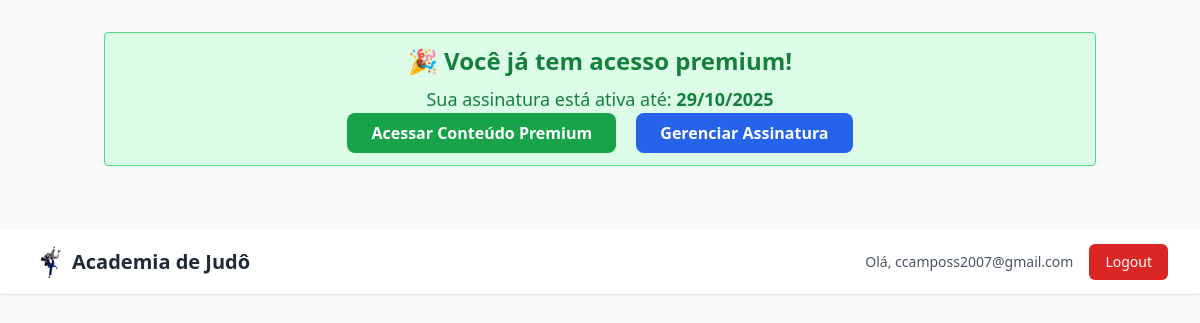
Page /payments/planos/ (signed in) on the earlier database version.
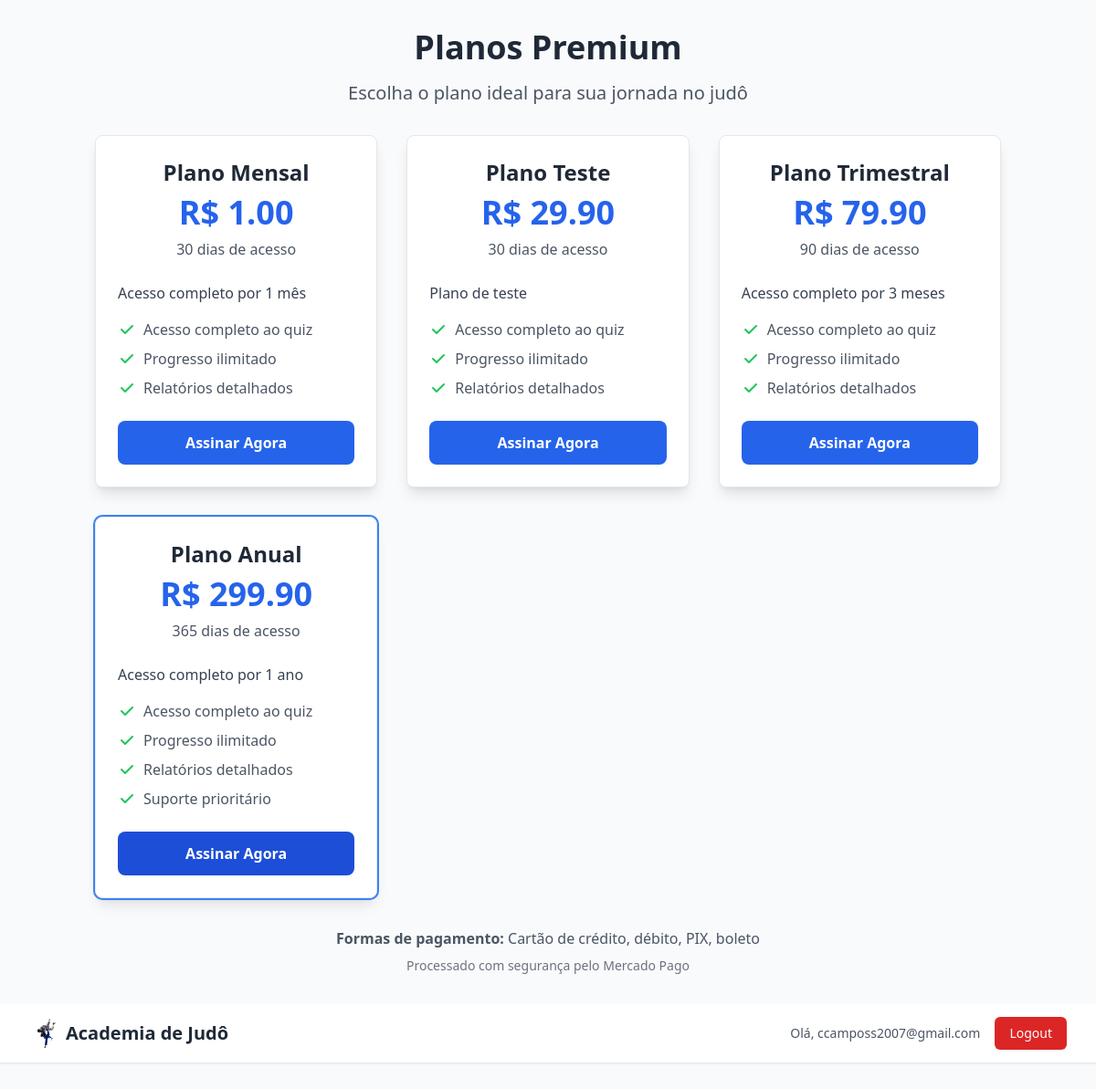
Same page on the later database version.
### payments/models.py (models this page shows, shortened)
class Assinatura(models.Model):
    STATUS_CHOICES = [
        ('ativa', 'Ativa'),
        ('cancelada', 'Cancelada'),
        ('expirada', 'Expirada'),
        ('suspensa', 'Suspensa'),
    ]
    usuario = models.ForeignKey(User, on_delete=models.CASCADE, related_name='assinaturas')
    plano = models.ForeignKey(PlanoPremium, on_delete=models.CASCADE)
    status = models.CharField(max_length=20, choices=STATUS_CHOICES, default='ativa')
    data_inicio = models.DateTimeField(verbose_name="Data de início")
    data_vencimento = models.DateTimeField(verbose_name="Data de vencimento")
    data_cancelamento = models.DateTimeField(null=True, blank=True, verbose_name="Data de cancelamento")
    subscription_id = models.CharField(max_length=100, null=True, blank=True, verbose_name="ID da Assinatura MP")
    external_reference = models.UUIDField(default=uuid.uuid4, unique=True, verbose_name="Referência externa")
    ativo = models.BooleanField(default=True)
    data_criacao = models.DateTimeField(auto_now_add=True)
    data_atualizacao = models.DateTimeField(auto_now=True)
    class Meta:
        verbose_name = "Assinatura"
        verbose_name_plural = "Assinaturas"

class PlanoPremium(models.Model):
    nome = models.CharField(max_length=100, verbose_name="Nome do plano")
    descricao = models.TextField(verbose_name="Descrição")
    preco = models.DecimalField(max_digits=10, decimal_places=2, verbose_name="Preço")
    duracao_dias = models.PositiveIntegerField(verbose_name="Duração em dias")
    ativo = models.BooleanField(default=True, verbose_name="Plano ativo")
    acesso_ilimitado_quiz = models.BooleanField(default=True, verbose_name="Acesso ilimitado ao quiz")
    relatorios_detalhados = models.BooleanField(default=True, verbose_name="Relatórios detalhados")
    suporte_prioritario = models.BooleanField(default=False, verbose_name="Suporte prioritário")
    data_criacao = models.DateTimeField(auto_now_add=True)
    class Meta:
        verbose_name = "Plano Premium"
        verbose_name_plural = "Planos Premium"

### payments/views.py (the view)
# urls.py: path('planos/', views.listar_planos, name='planos'),
@login_required
def listar_planos(request):
    planos = PlanoPremium.objects.filter(ativo=True).order_by('preco')
    assinatura_ativa = Assinatura.objects.filter(
        usuario=request.user,
        status='ativa',
        data_vencimento__gt=datetime.now()
    ).first()
    return render(request, 'payments/planos.html', {
        'planos': planos,
        'assinatura_ativa': assinatura_ativa
    })

### payments/templates/payments/planos.html (shortened to what the changed rows need)
{% load static %}
<!DOCTYPE html>
<html lang="pt-br">
<head>
    <script src="https://cdn.tailwindcss.com"></script>
</head>
<body class="bg-gray-50 font-sans">
<div class="container mx-auto px-4 py-8">
    <div class="text-center mb-8">
        {% if assinatura_ativa %}
            <div class="bg-green-100 border border-green-400 text-green-700 px-4 py-3 rounded mb-6">
                <h2 class="text-2xl font-bold mb-2">🎉 Você já tem acesso premium!</h2>
                <p class="text-lg">Sua assinatura está ativa até: <strong>{{ assinatura_ativa.data_vencimento|date:"d/m/Y" }}</strong></p>
                <div class="space-x-4">
                    <a href="{% url 'index' %}" class="inline-block bg-green-600 hover:bg-green-700 text-white font-bold py-2 px-6 rounded-lg transition duration-200">
                        Acessar Conteúdo Premium
                    </a>
                    <a href="{% url 'payments:assinaturas' %}" class="inline-block bg-blue-600 hover:bg-blue-700 text-white font-bold py-2 px-6 rounded-lg transition duration-200">
                        Gerenciar Assinatura
                    </a>
                </div>
            </div>
        {% else %}
            <h1 class="text-4xl font-bold text-gray-800 mb-4">Planos Premium</h1>
            <p class="text-xl text-gray-600">Escolha o plano ideal para sua jornada no judô</p>
        {% endif %}
    </div>
    {% if not assinatura_ativa %}
    <div class="grid md:grid-cols-3 gap-8 max-w-6xl mx-auto">
        {% for plano in planos %}
        <div class="bg-white rounded-lg shadow-lg border border-gray-200 p-6 {% if plano.nome == 'Plano Anual' %}ring-2 ring-blue-500{% endif %}">
            <div class="text-center mb-6">
                <h3 class="text-2xl font-bold text-gray-800 mb-2">{{ plano.nome }}</h3>
                <div class="text-4xl font-bold text-blue-600 mb-2">
                    R$ {{ plano.preco|floatformat:2 }}
                </div>
                <p class="text-gray-600">{{ plano.duracao_dias }} dias de acesso</p>
            </div>
            <div class="mb-6">
                <p class="text-gray-700 mb-4">{{ plano.descricao }}</p>
                <ul class="space-y-2 text-gray-600">
                    <li class="flex items-center">
                        <svg class="w-5 h-5 text-green-500 mr-2" fill="currentColor" viewBox="0 0 20 20">
                            <path fill-rule="evenodd" d="M16.707 5.293a1 1 0 010 1.414l-8 8a1 1 0 01-1.414 0l-4-4a1 1 0 011.414-1.414L8 12.586l7.293-7.293a1 1 0 011.414 0z" clip-rule="evenodd"></path>
                        </svg>
                        Acesso completo ao quiz
                    </li>
                    <li class="flex items-center">
                        <svg class="w-5 h-5 text-green-500 mr-2" fill="currentColor" viewBox="0 0 20 20">
                            <path fill-rule="evenodd" d="M16.707 5.293a1 1 0 010 1.414l-8 8a1 1 0 01-1.414 0l-4-4a1 1 0 011.414-1.414L8 12.586l7.293-7.293a1 1 0 011.414 0z" clip-rule="evenodd"></path>
                        </svg>
                        Progresso ilimitado
                    </li>
                    <li class="flex items-center">
                        <svg class="w-5 h-5 text-green-500 mr-2" fill="currentColor" viewBox="0 0 20 20">
                            <path fill-rule="evenodd" d="M16.707 5.293a1 1 0 010 1.414l-8 8a1 1 0 01-1.414 0l-4-4a1 1 0 011.414-1.414L8 12.586l7.293-7.293a1 1 0 011.414 0z" clip-rule="evenodd"></path>
                        </svg>
                        Relatórios detalhados
                    </li>
                    {% if plano.nome == 'Plano Anual' %}
                    <li class="flex items-center">
                        <svg class="w-5 h-5 text-green-500 mr-2" fill="currentColor" viewBox="0 0 20 20">
                            <path fill-rule="evenodd" d="M16.707 5.293a1 1 0 010 1.414l-8 8a1 1 0 01-1.414 0l-4-4a1 1 0 011.414-1.414L8 12.586l7.293-7.293a1 1 0 011.414 0z" clip-rule="evenodd"></path>
                        </svg>
                        Suporte prioritário
                    </li>
                    {% endif %}
                </ul>
            </div>
            <div class="text-center">
                <a href="{% url 'payments:escolher_plano' plano.id %}"
                   class="inline-block w-full bg-blue-600 hover:bg-blue-700 text-white font-bold py-3 px-6 rounded-lg transition duration-200 {% if plano.nome == 'Plano Anual' %}bg-blue-700 hover:bg-blue-800{% endif %}"
                   onclick="console.log('Clicando no plano {{ plano.id }}'); return true;">
                    Assinar Agora
                </a>
            </div>
        </div>
        {% endfor %}
    </div>
    <div class="text-center mt-8">
        <p class="text-gray-600">
            <strong>Formas de pagamento:</strong> Cartão de crédito, débito, PIX, boleto
        </p>
        <p class="text-sm text-gray-500 mt-2">
            Processado com segurança pelo Mercado Pago
        </p>
    </div>
    {% endif %}
</div>
</body>
</html>

Differences in the rows shown:
no longer on this page (row edited): Assinatura: data_vencimento "29/10/2025"
now on this page (row edited): PlanoPremium: nome "Plano Mensal", preco "1.00", duracao_dias "30", descricao "Acesso completo por 1 mês"
now on this page (row unchanged): PlanoPremium: nome "Plano Teste", preco "29.90", duracao_dias "30", descricao "Plano de teste"
now on this page (row unchanged): PlanoPremium: nome "Plano Trimestral", preco "79.90", duracao_dias "90", descricao "Acesso completo por 3 meses"
now on this page (row unchanged): PlanoPremium: nome "Plano Anual", preco "299.90", duracao_dias "365", descricao "Acesso completo por 1 ano", shows "Suporte prioritário"
Other differences:
text no longer shown: "🎉 Você já tem acesso premium! Sua assinatura está ativa até: Acessar Conteúdo Premium Gerenciar Assinatura"
text now shown: "Planos Premium Escolha o plano ideal para sua jornada no judô Formas de pagamento: Cartão de crédito, débito, PIX, boleto Processado com segurança pelo Mercado Pago"
